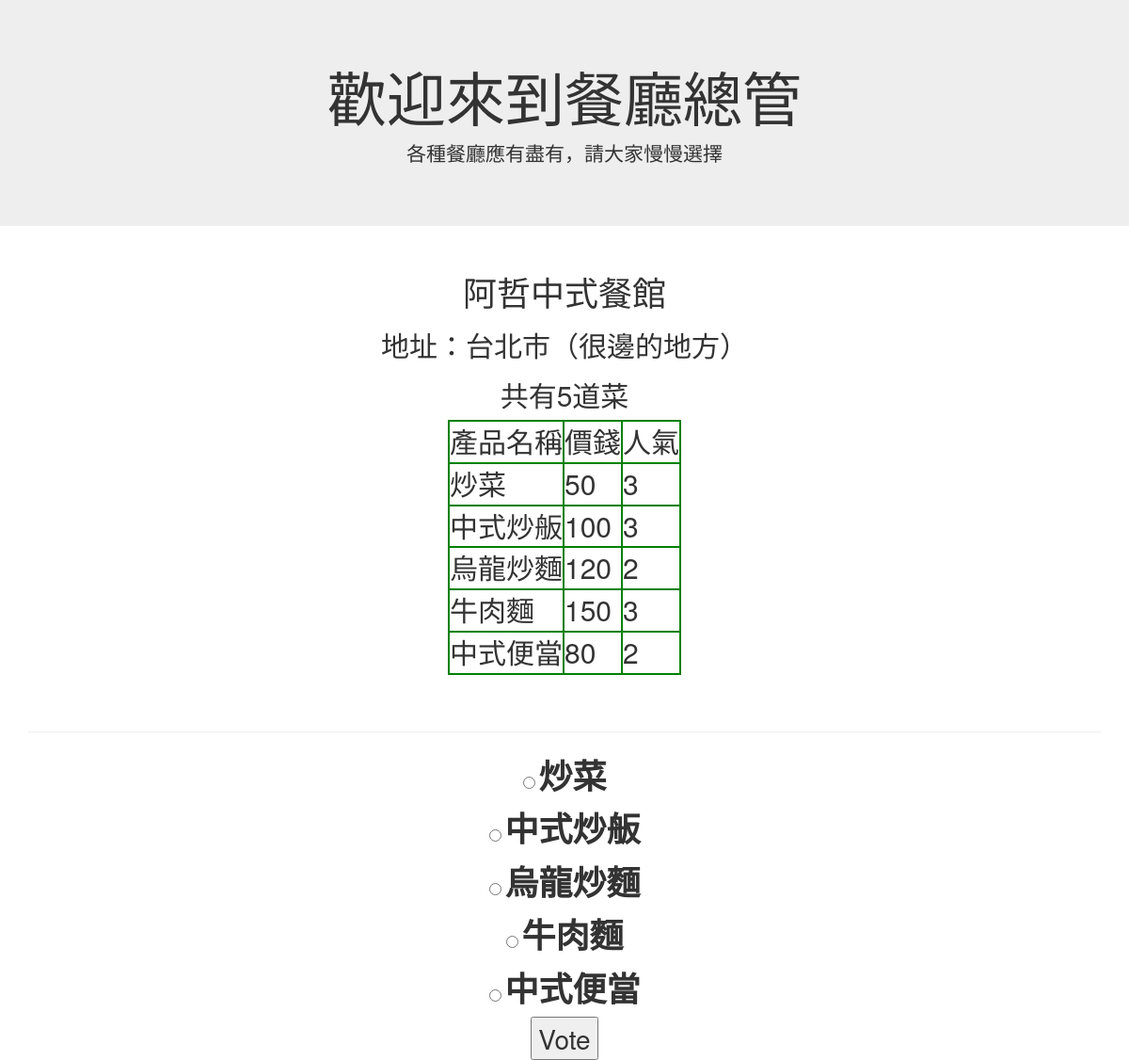
/1/, run on the app's committed database.
### polls/models.py (models this page shows, shortened)
class Restaurant(models.Model):
	restaurant_name = models.CharField(max_length=200)
	address = models.CharField(max_length=200)

class Menu(models.Model):
	restaurant = models.ForeignKey(Restaurant, on_delete=models.CASCADE)
	dish_name = models.CharField(max_length=200)
	price = models.IntegerField(default=0)
	population = models.IntegerField(default=0)

### polls/views.py (the view)
# urls.py: url(r'^(?P<restaurant_id>[0-9]+)/$', views.detail, name='detail'),
def detail(request, restaurant_id):
    try:
        restaurant = Restaurant.objects.get(pk=restaurant_id)
    except Restaruant.DoesNotExist:
        raise Http404("Restaruant does not exist")
    return render(request, 'polls/detail.html', {'restaurant': restaurant})

### polls/templates/polls/detail.html (shortened to what this page needs)
<!DOCTYPE html>
<html lang="en">
<head>
  <link rel="stylesheet" href="https://maxcdn.bootstrapcdn.com/bootstrap/3.3.7/css/bootstrap.min.css">
</head>
<body>
<div class="jumbotron text-center">
  <h1>歡迎來到餐廳總管</h1>
  <p>各種餐廳應有盡有，請大家慢慢選擇</p>
</div>
<div class="container">
  <center><h1>{{ restaurant.restaurant_name }}</h1></center>
  <center><h2>地址：{{ restaurant.address }}</h2></center>
  <center><h2>共有{{ restaurant.menu_set.all | length }}道菜</h2></center>
  <center><table>
    <tr><td>產品名稱</td><td>價錢</td><td>人氣</td></tr>
    {% for menu in restaurant.menu_set.all %}
        <tr><td>{{menu.dish_name}}</td><td>{{menu.price}}</td><td>{{menu.population}}</td></tr>
    {% endfor %}
  </table></center>
  <br><br>
  <hr>
	<center><form action="{% url 'polls:vote' restaurant.id %}" method="post">
		{% for menu in restaurant.menu_set.all %}
    		<input type="radio" name="menu" id="menu{{ forloop.counter }}" value="{{ menu.id }}"  style = "font-size:24px"/>
    		<label for="menu{{ forloop.counter }}" style = "font-size:36px">{{ menu.dish_name }}</label><br />
		{% endfor %}
			<input type="submit" value="Vote" style = "font-size:28px"/>
	</form></center>
</div>
</body>
</html>

### polls/templates/polls/detail.html (style rules this page uses)
table, tr, td { border:2px solid green; font-size:30px; }

### data on the page
Restaurant: restaurant_name "阿哲中式餐館", address "台北市（很邊的地方）", menu_set.all|length "5"
Menu: dish_name "炒菜", price "50", population "3"
Menu: dish_name "中式炒舨", price "100", population "3"
Menu: dish_name "烏龍炒麵", price "120", population "2"
Menu: dish_name "牛肉麵", price "150", population "3"
Menu: dish_name "中式便當", price "80", population "2"
